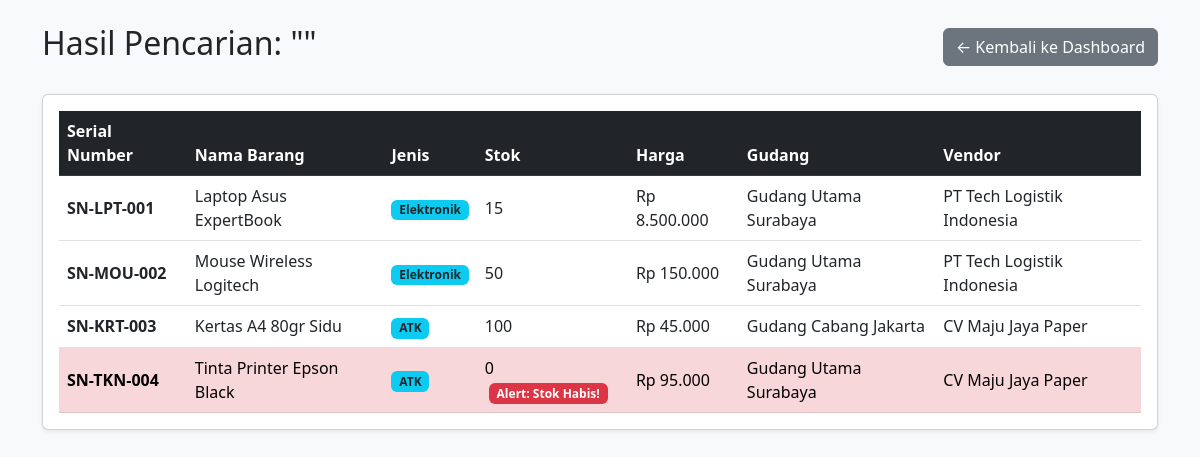
Page /actions/search_barang.php on the committed database.
### tables this page shows
CREATE TABLE `inventory` (
  `id_barang` int NOT NULL,
  `serial_number` varchar(100) NOT NULL,
  `nama_barang` varchar(100) NOT NULL,
  `jenis_barang` varchar(50) NOT NULL,
  `kuantitas_stok` int DEFAULT '0',
  `harga` decimal(12,2) DEFAULT '0.00',
  `id_gudang` int DEFAULT NULL,
  `id_vendor` int DEFAULT NULL
);

CREATE TABLE `storage_unit` (
  `id_gudang` int NOT NULL,
  `nama_gudang` varchar(100) NOT NULL,
  `lokasi` text NOT NULL
);

CREATE TABLE `vendor` (
  `id_vendor` int NOT NULL,
  `nama` varchar(100) NOT NULL,
  `kontak` varchar(20) DEFAULT NULL,
  `nama_barang` varchar(100) DEFAULT NULL
);

### actions/search_barang.php (the view, shortened to what this page needs)
<?php
require_once '../config/koneksi.php';
$keyword = trim($_GET['keyword'] ?? '');
$query = "SELECT i.*, s.nama_gudang, v.nama AS nama_vendor
          FROM inventory i
          LEFT JOIN storage_unit s ON i.id_gudang = s.id_gudang
          LEFT JOIN vendor v ON i.id_vendor = v.id_vendor
          WHERE i.nama_barang LIKE :keyword OR i.serial_number LIKE :keyword";
$stmt = $pdo->prepare($query);
$stmt->execute([':keyword' => "%$keyword%"]);
$items = $stmt->fetchAll();
?>
<!DOCTYPE html>
<html lang="id">
<head>
    <link href="https://cdn.jsdelivr.net/npm/bootstrap@5.3.0/dist/css/bootstrap.min.css" rel="stylesheet">
</head>
<body class="bg-light">
<div class="container mt-4">
    <div class="d-flex justify-content-between align-items-center mb-4">
        <h2>Hasil Pencarian: "<?= htmlspecialchars($keyword) ?>"</h2>
        <a href="../views/index.php" class="btn btn-secondary">&larr; Kembali ke Dashboard</a>
    </div>
    <div class="card shadow-sm">
        <div class="card-body">
            <table class="table table-hover align-middle mb-0">
                <thead class="table-dark">
                    <tr>
                        <th>Serial Number</th>
                        <th>Nama Barang</th>
                        <th>Jenis</th>
                        <th>Stok</th>
                        <th>Harga</th>
                        <th>Gudang</th>
                        <th>Vendor</th>
                    </tr>
                </thead>
                <tbody>
                    <?php if (count($items) > 0): ?>
                        <?php foreach ($items as $item): ?>
                            <tr class="<?= $item['kuantitas_stok'] == 0 ? 'table-danger' : '' ?>">
                                <td><strong><?= htmlspecialchars($item['serial_number']) ?></strong></td>
                                <td><?= htmlspecialchars($item['nama_barang']) ?></td>
                                <td><span class="badge bg-info text-dark"><?= htmlspecialchars($item['jenis_barang']) ?></span></td>
                                <td>
                                    <?= htmlspecialchars($item['kuantitas_stok']) ?>
                                    <?php if ($item['kuantitas_stok'] == 0): ?>
                                        <span class="badge bg-danger ms-1">Alert: Stok Habis!</span>
                                    <?php endif; ?>
                                </td>
                                <td>Rp <?= number_format($item['harga'], 0, ',', '.') ?></td>
                                <td><?= htmlspecialchars($item['nama_gudang'] ?? '-') ?></td>
                                <td><?= htmlspecialchars($item['nama_vendor'] ?? '-') ?></td>
                            </tr>
                        <?php endforeach; ?>
                    <?php else: ?>
                        <tr>
                            <td colspan="7" class="text-center py-3 text-muted">Tidak ada barang yang cocok dengan kata kunci tersebut.</td>
                        </tr>
                    <?php endif; ?>
                </tbody>
            </table>
        </div>
    </div>
</div>
</body>
</html>

### rows in the picture
inventory: serial_number "SN-LPT-001", nama_barang "Laptop Asus ExpertBook", jenis_barang "Elektronik", kuantitas_stok "15", harga "8.500.000", id_gudang.nama_gudang "Gudang Utama Surabaya", id_vendor.nama "PT Tech Logistik Indonesia"
inventory: serial_number "SN-MOU-002", nama_barang "Mouse Wireless Logitech", jenis_barang "Elektronik", kuantitas_stok "50", harga "150.000", id_gudang.nama_gudang "Gudang Utama Surabaya", id_vendor.nama "PT Tech Logistik Indonesia"
inventory: serial_number "SN-KRT-003", nama_barang "Kertas A4 80gr Sidu", jenis_barang "ATK", kuantitas_stok "100", harga "45.000", id_gudang.nama_gudang "Gudang Cabang Jakarta", id_vendor.nama "CV Maju Jaya Paper"
inventory: serial_number "SN-TKN-004", nama_barang "Tinta Printer Epson Black", jenis_barang "ATK", kuantitas_stok "0", shows "Alert: Stok Habis!", harga "95.000", id_gudang.nama_gudang "Gudang Utama Surabaya", id_vendor.nama "CV Maju Jaya Paper"
